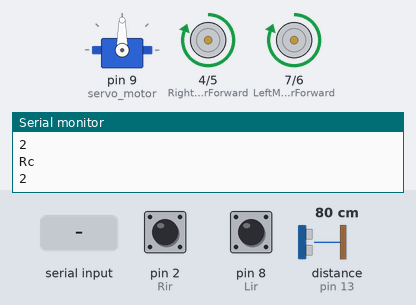
Recording of a sketch running on a simulated Arduino Uno, built with avr-gcc and run on an emulated ATmega328P. Shown: servo, motor-driver pin pairs drawn as motors (green arrow = first pin HIGH = forward, orange = second pin HIGH = backward, longer = more drive), the last lines printed to the serial monitor. Wiring (inferred from the names in the program): ultrasonic range finder: trigger pin 12; echo pin 13. The test bench sets the inputs (shaded band); at power-on: distance to the obstacle (sensor on pin 13) 80 cm, pin 2 (Rir) HIGH, pin 8 (Lir) HIGH. The echo pulse lasts 58.3 µs per cm.

Above: at 3.5 s.
3.6 s: distance to the obstacle (sensor on pin 13) set to 23 cm
5.2 s: distance to the obstacle (sensor on pin 13) set to 20 cm
At 6.9 s:
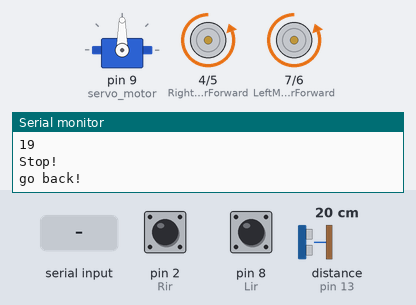
8.2 s: "L" received over Serial
11.2 s: distance to the obstacle (sensor on pin 13) set to 35 cm
At 12.7 s:
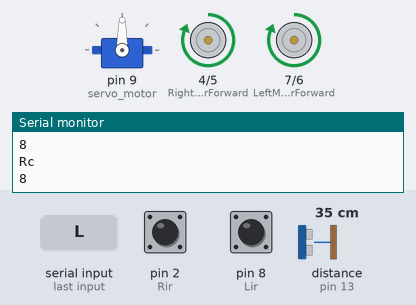
13.0 s: distance to the obstacle (sensor on pin 13) set to 2 cm
At 15.6 s:
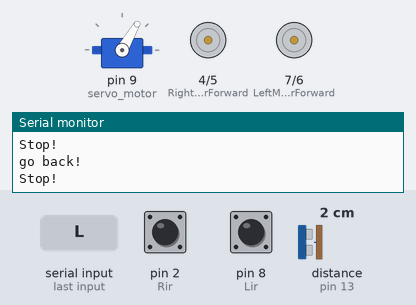
Timing chart, 0 to 17.0 s (numbered marks = the images above; inputs shaded):
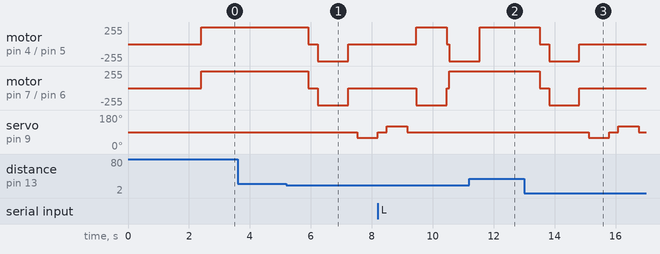

The sketch:

final_path_plan.ino
```cpp
//MakewithREX Bot controller android app
#include <Servo.h>
int Lir = 8;// This is our input pin
int Rir = 2;
 // HIGH MEANS NO OBSTACLE
 int Lc=0;int Rc=0;
 int avg=0; int x=0;
 int f=1;

//sensor pins
/*#define trig_pin A1 //analog input 1
#define echo_pin A2 //analog input 2
*/
int trigPin=12; int echoPin=13;
long duration,cm;


#define maximum_distance 200
//boolean goesForward = false;
int distance = 100;

// NewPing sonar(trig_pin, echo_pin, maximum_distance); //sensor function
Servo servo_motor; //our servo name

char getstr;
const int LeftMotorForward = 7;
const int LeftMotorBackward = 6;
const int RightMotorForward = 4;
const int RightMotorBackward = 5;

int lookRight(){
  servo_motor.write(60);
  delay(500);
  int distance = readPing();
  delay(100);
  servo_motor.write(90);
  return distance;
}

int lookLeft(){
  servo_motor.write(120);
  delay(500);
  int distance = readPing();
  delay(100);
  servo_motor.write(90);
  return distance;
  delay(100);
}

int readPing(){
  delay(70);
  digitalWrite(trigPin,LOW);   delayMicroseconds(5);
  digitalWrite(trigPin,HIGH);  delayMicroseconds(10);
  digitalWrite(trigPin,LOW);

  duration = pulseIn(echoPin,HIGH);

  cm=(duration/2)/29.1; //*0.0341
  if (cm==0){
    cm=250;
  }
  return cm;
}


void _mForward()
{

  digitalWrite(LeftMotorForward, HIGH);
    digitalWrite(RightMotorForward, HIGH);

    digitalWrite(LeftMotorBackward, LOW);
    digitalWrite(RightMotorBackward, LOW);
 // Serial.println("go forward!");
}
void _mBack()
{

  digitalWrite(LeftMotorBackward, HIGH);
  digitalWrite(RightMotorBackward, HIGH);

  digitalWrite(LeftMotorForward, LOW);
  digitalWrite(RightMotorForward, LOW);
  Serial.println("go back!");
}
void _mleft()
{

  digitalWrite(LeftMotorBackward, HIGH);
  digitalWrite(RightMotorForward, HIGH);

  digitalWrite(LeftMotorForward, LOW);
  digitalWrite(RightMotorBackward, LOW);

  delay(1000);

  digitalWrite(LeftMotorForward, HIGH);
  digitalWrite(RightMotorForward, HIGH);

  digitalWrite(LeftMotorBackward, LOW);
  digitalWrite(RightMotorBackward, LOW);

  Serial.println("go left!");
}
void _mright()
{


  digitalWrite(LeftMotorForward, HIGH);
  digitalWrite(RightMotorBackward, HIGH);

  digitalWrite(LeftMotorBackward, LOW);
  digitalWrite(RightMotorForward, LOW);

  delay(1000);

  digitalWrite(LeftMotorForward, HIGH);
  digitalWrite(RightMotorForward, HIGH);

  digitalWrite(LeftMotorBackward, LOW);
  digitalWrite(RightMotorBackward, LOW);
  Serial.println("go right!");

}
void _mStop()
{
  digitalWrite(RightMotorForward, LOW);
  digitalWrite(LeftMotorForward, LOW);
  digitalWrite(RightMotorBackward, LOW);
  digitalWrite(LeftMotorBackward, LOW);
  Serial.println("Stop!");
}

void setup()
{
   pinMode(Lir, INPUT);
    pinMode(Rir, INPUT);
  Serial.begin(9600);
  pinMode(RightMotorForward, OUTPUT);
  pinMode(LeftMotorForward, OUTPUT);
  pinMode(LeftMotorBackward, OUTPUT);
  pinMode(RightMotorBackward, OUTPUT);

    servo_motor.attach(9); //our servo pin

  pinMode(trigPin,OUTPUT);
  pinMode(echoPin,INPUT);


  servo_motor.write(90);
  delay(2000);
  distance = readPing();
  delay(100);
  /*distance = readPing();
  delay(100);
  distance = readPing();
  delay(100);
  */distance = readPing();
  delay(100);
}


void loop()
  { int m=25;
   int distanceRight = 0;
  int distanceLeft = 0;
  delay(50);
  _mForward();
 // delay(50);
  //Lc=0;Rc=0;avg=0;x=0;
  if(digitalRead(Lir)==LOW);
    Lc++;
    Serial.println("Lc");
    Serial.println(Lc);
     if(digitalRead(Lir)!=LOW);

  if(digitalRead(Rir)==LOW);
    Rc++;
    Serial.println("Rc");
    Serial.println(Rc);
     if(digitalRead(Rir)!=LOW);

   avg=(Lc+Rc)/2;
  delay(50);

   if(avg>=10 && f==1)
  {
    _mStop();
    _mright();
    delay(1000);
    _mStop();
    _mright();
    Lc=0;Rc=0;avg=0;x=0;
    f=0;
  }
     if(avg>=10 && f==0)
     {
      _mStop();
      _mleft();
      delay(1000);
      _mStop();
      _mleft();
      Lc=0;Rc=0;avg=0;x=0;
      f=1;
     }

  distance = readPing();
   //Serial.println(distance);
  delay(300);


    if (distance <= 20){
      Serial.println(distance);
     _mStop();
    delay(300);
    _mBack();
    delay(1000);
    _mStop();
    delay(300);
    distanceRight = lookRight();
    /*Serial.println("Right:");
    Serial.println(distanceRight);*/
    delay(300);
    distanceLeft = lookLeft();
    /*Serial.println("Left:");
    Serial.println(distanceLeft);*/
    delay(300);

     if (m >= distanceRight){
      _mleft();
      _mStop();
    }
    else if(m > distanceLeft)
    {
      _mright();
      _mStop();
    }
  }
  else{
    _mForward();
  }


distance = readPing();

   //else{
  getstr=Serial.read();
 if(getstr=='F')
  {
    _mForward();
  }
  else if(getstr=='B')
  {
    _mBack();
    delay(200);
  }
  else if(getstr=='R')// according to my robot. otherwise L
  {
    _mleft();
    delay(200);
  }
  else if(getstr=='L') // according to my robot. otherwise R
  {
    _mright();
    delay(200);
  }
  else if(getstr=='X')
  {
     _mStop();
  }

   distance = readPing();
}
```

Measured:
- the behaviour switches between 22 and 21 cm on distance to the obstacle (sensor on pin 13) (found by bisection; images 0 and 1)
- after the input at 5.2 s, motor on pin 4 (RightMotorForward) / pin 5 (RightMotorBackward), motor on pin 7 (LeftMotorForward) / pin 6 (LeftMotorBackward): forward 255/255 → stopped after 0.72 s, → backward 255/255 0.30 s later, → stopped 1.0 s later; servo on pin 9 (servo_motor): 90° → 60° after 2.3 s, → 90° 0.67 s later
- after the input at 11.2 s, motor on pin 4 (RightMotorForward) / pin 5 (RightMotorBackward): goes on until 11.5 s, then stays forward 255/255; motor on pin 7 (LeftMotorForward) / pin 6 (LeftMotorBackward): stays forward 255/255 (without the input it goes to stopped after 1.1 s)
- after the input at 13.0 s, motor on pin 7 (LeftMotorForward) / pin 6 (LeftMotorBackward): forward 255/255 → stopped after 0.52 s, → backward 255/255 0.30 s later, → stopped 1.0 s later; servo on pin 9 (servo_motor): 90° → 60° after 2.1 s, → 90° 0.67 s later, → 120° 0.30 s later, → 90° 0.67 s later
